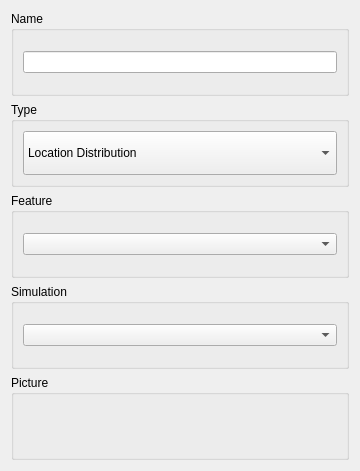
<?xml version="1.0" encoding="UTF-8"?>
<ui version="4.0">
 <class>SeaLabGui::DlgSeaLabFeaturesCreation</class>
 <widget class="QWidget" name="SeaLabGui::DlgSeaLabFeaturesCreation">
  <property name="geometry">
   <rect>
    <x>0</x>
    <y>0</y>
    <width>360</width>
    <height>471</height>
   </rect>
  </property>
  <property name="windowTitle">
   <string>SeaLab Features</string>
  </property>
  <property name="sizeGripEnabled" stdset="0">
   <bool>true</bool>
  </property>
  <layout class="QGridLayout" name="gridLayout">
   <item row="0" column="0">
    <widget class="QGroupBox" name="GroupBox5_3">
     <property name="title">
      <string>Name</string>
     </property>
     <layout class="QGridLayout" name="_3">
      <property name="leftMargin">
       <number>9</number>
      </property>
      <property name="topMargin">
       <number>9</number>
      </property>
      <property name="rightMargin">
       <number>9</number>
      </property>
      <property name="bottomMargin">
       <number>9</number>
      </property>
      <property name="spacing">
       <number>6</number>
      </property>
      <item row="0" column="0">
       <widget class="QLineEdit" name="nameLineEdit"/>
      </item>
     </layout>
    </widget>
   </item>
   <item row="2" column="0">
    <widget class="QGroupBox" name="GroupBox5_4">
     <property name="title">
      <string>Type</string>
     </property>
     <layout class="QGridLayout" name="_5">
      <property name="leftMargin">
       <number>9</number>
      </property>
      <property name="topMargin">
       <number>9</number>
      </property>
      <property name="rightMargin">
       <number>9</number>
      </property>
      <property name="bottomMargin">
       <number>9</number>
      </property>
      <property name="spacing">
       <number>6</number>
      </property>
      <item row="0" column="0">
       <widget class="QComboBox" name="featureTypeComboBox">
        <property name="sizePolicy">
         <sizepolicy hsizetype="Minimum" vsizetype="Preferred">
          <horstretch>0</horstretch>
          <verstretch>0</verstretch>
         </sizepolicy>
        </property>
        <property name="maxVisibleItems">
         <number>16</number>
        </property>
        <item>
         <property name="text">
          <string>Location Distribution</string>
         </property>
         <property name="icon">
          <iconset resource="Resources/SeaLab.qrc">
           <normaloff>:/icons/SeaLabFeatures/SeaLab_Feature_LocationObj.svg</normaloff>:/icons/SeaLabFeatures/SeaLab_Feature_LocationObj.svg</iconset>
         </property>
        </item>
        <item>
         <property name="text">
          <string>Mean Acceleration</string>
         </property>
         <property name="icon">
          <iconset resource="Resources/SeaLab.qrc">
           <normaloff>:/icons/SeaLabFeatures/SeaLab_Feature_MeanObj.svg</normaloff>:/icons/SeaLabFeatures/SeaLab_Feature_MeanObj.svg</iconset>
         </property>
        </item>
        <item>
         <property name="text">
          <string>Frequency Spectrum</string>
         </property>
         <property name="icon">
          <iconset resource="Resources/SeaLab.qrc">
           <normaloff>:/icons/SeaLabFeatures/SeaLab_Feature_FrequencySpectrumObj.svg</normaloff>:/icons/SeaLabFeatures/SeaLab_Feature_FrequencySpectrumObj.svg</iconset>
         </property>
        </item>
        <item>
         <property name="text">
          <string>Directional Spectrum</string>
         </property>
         <property name="icon">
          <iconset resource="Resources/SeaLab.qrc">
           <normaloff>:/icons/SeaLabFeatures/SeaLab_Feature_DirectionalSpectrumObj.svg</normaloff>:/icons/SeaLabFeatures/SeaLab_Feature_DirectionalSpectrumObj.svg</iconset>
         </property>
        </item>
        <item>
         <property name="text">
          <string>Directional Spreading Function</string>
         </property>
         <property name="icon">
          <iconset resource="Resources/SeaLab.qrc">
           <normaloff>:/icons/SeaLabFeatures/SeaLab_Feature_DirectionalSpreadingFunctionObj.svg</normaloff>:/icons/SeaLabFeatures/SeaLab_Feature_DirectionalSpreadingFunctionObj.svg</iconset>
         </property>
        </item>
        <item>
         <property name="text">
          <string>Spectrum Decomposition Method</string>
         </property>
         <property name="icon">
          <iconset resource="Resources/SeaLab.qrc">
           <normaloff>:/icons/SeaLabFeatures/SeaLab_Feature_DecomposedSpectrumObj.svg</normaloff>:/icons/SeaLabFeatures/SeaLab_Feature_DecomposedSpectrumObj.svg</iconset>
         </property>
        </item>
        <item>
         <property name="text">
          <string>Coherence Function</string>
         </property>
         <property name="icon">
          <iconset resource="Resources/SeaLab.qrc">
           <normaloff>:/icons/SeaLabFeatures/SeaLab_Feature_CoherenceObj.svg</normaloff>:/icons/SeaLabFeatures/SeaLab_Feature_CoherenceObj.svg</iconset>
         </property>
        </item>
        <item>
         <property name="text">
          <string>Simulation Method</string>
         </property>
         <property name="icon">
          <iconset resource="Resources/SeaLab.qrc">
           <normaloff>:/icons/SeaLabFeatures/SeaLab_Feature_SimulationMethodObj.svg</normaloff>:/icons/SeaLabFeatures/SeaLab_Feature_SimulationMethodObj.svg</iconset>
         </property>
        </item>
        <item>
         <property name="text">
          <string>Frequency Distribution</string>
         </property>
         <property name="icon">
          <iconset resource="Resources/SeaLab.qrc">
           <normaloff>:/icons/SeaLabFeatures/SeaLab_Feature_FrequencyObj.svg</normaloff>:/icons/SeaLabFeatures/SeaLab_Feature_FrequencyObj.svg</iconset>
         </property>
        </item>
        <item>
         <property name="text">
          <string>Randomness Provider</string>
         </property>
         <property name="icon">
          <iconset resource="Resources/SeaLab.qrc">
           <normaloff>:/icons/SeaLabFeatures/SeaLab_Feature_RandomnessProviderObj.svg</normaloff>:/icons/SeaLabFeatures/SeaLab_Feature_RandomnessProviderObj.svg</iconset>
         </property>
        </item>
        <item>
         <property name="text">
          <string>Modulation Function</string>
         </property>
         <property name="icon">
          <iconset resource="Resources/SeaLab.qrc">
           <normaloff>:/icons/SeaLabFeatures/SeaLab_Feature_ModulationObj.svg</normaloff>:/icons/SeaLabFeatures/SeaLab_Feature_ModulationObj.svg</iconset>
         </property>
        </item>
        <item>
         <property name="text">
          <string>Correlation Function</string>
         </property>
         <property name="icon">
          <iconset resource="Resources/SeaLab.qrc">
           <normaloff>:/icons/SeaLabFeatures/SeaLab_Feature_CorrelationObj.svg</normaloff>:/icons/SeaLabFeatures/SeaLab_Feature_CorrelationObj.svg</iconset>
         </property>
        </item>
        <item>
         <property name="text">
          <string>Table Tool</string>
         </property>
         <property name="icon">
          <iconset resource="Resources/SeaLab.qrc">
           <normaloff>:/icons/SeaLabFeatures/SeaLab_Feature_TableToolObj.svg</normaloff>:/icons/SeaLabFeatures/SeaLab_Feature_TableToolObj.svg</iconset>
         </property>
        </item>
        <item>
         <property name="text">
          <string>Matrix Tool</string>
         </property>
         <property name="icon">
          <iconset resource="Resources/SeaLab.qrc">
           <normaloff>:/icons/SeaLabFeatures/SeaLab_Feature_LocationObj.svg</normaloff>:/icons/SeaLabFeatures/SeaLab_Feature_LocationObj.svg</iconset>
         </property>
        </item>
        <item>
         <property name="text">
          <string>Cumulative Probability Distribution</string>
         </property>
         <property name="icon">
          <iconset resource="Resources/SeaLab.qrc">
           <normaloff>:/icons/SeaLabFeatures/SeaLab_Feature_MatrixToolObj.svg</normaloff>:/icons/SeaLabFeatures/SeaLab_Feature_MatrixToolObj.svg</iconset>
         </property>
        </item>
        <item>
         <property name="text">
          <string>Kurtosis</string>
         </property>
         <property name="icon">
          <iconset resource="Resources/SeaLab.qrc">
           <normaloff>:/icons/SeaLabFeatures/SeaLab_Feature_KurtosisObj.svg</normaloff>:/icons/SeaLabFeatures/SeaLab_Feature_KurtosisObj.svg</iconset>
         </property>
        </item>
        <item>
         <property name="text">
          <string>Peak Factor</string>
         </property>
         <property name="icon">
          <iconset resource="Resources/SeaLab.qrc">
           <normaloff>:/icons/SeaLabFeatures/SeaLab_Feature_PeakFactorObj.svg</normaloff>:/icons/SeaLabFeatures/SeaLab_Feature_PeakFactorObj.svg</iconset>
         </property>
        </item>
        <item>
         <property name="text">
          <string>Probability Density Function</string>
         </property>
         <property name="icon">
          <iconset resource="Resources/SeaLab.qrc">
           <normaloff>:/icons/SeaLabFeatures/SeaLab_Feature_PDFObj.svg</normaloff>:/icons/SeaLabFeatures/SeaLab_Feature_PDFObj.svg</iconset>
         </property>
        </item>
        <item>
         <property name="text">
          <string>Shear Velocity of Flow</string>
         </property>
         <property name="icon">
          <iconset resource="Resources/SeaLab.qrc">
           <normaloff>:/icons/SeaLabFeatures/SeaLab_Feature_ShearVelocityObj.svg</normaloff>:/icons/SeaLabFeatures/SeaLab_Feature_ShearVelocityObj.svg</iconset>
         </property>
        </item>
        <item>
         <property name="text">
          <string>Skewness</string>
         </property>
         <property name="icon">
          <iconset resource="Resources/SeaLab.qrc">
           <normaloff>:/icons/SeaLabFeatures/SeaLab_Feature_SkewnessObj.svg</normaloff>:/icons/SeaLabFeatures/SeaLab_Feature_SkewnessObj.svg</iconset>
         </property>
        </item>
        <item>
         <property name="text">
          <string>Standard Deviation</string>
         </property>
         <property name="icon">
          <iconset resource="Resources/SeaLab.qrc">
           <normaloff>:/icons/SeaLabFeatures/SeaLab_Feature_StandardDeviationObj.svg</normaloff>:/icons/SeaLabFeatures/SeaLab_Feature_StandardDeviationObj.svg</iconset>
         </property>
        </item>
        <item>
         <property name="text">
          <string>Variance</string>
         </property>
         <property name="icon">
          <iconset resource="Resources/SeaLab.qrc">
           <normaloff>:/icons/SeaLabFeatures/SeaLab_Feature_VarianceObj.svg</normaloff>:/icons/SeaLabFeatures/SeaLab_Feature_VarianceObj.svg</iconset>
         </property>
        </item>
        <item>
         <property name="text">
          <string>Wave Passage Effect</string>
         </property>
         <property name="icon">
          <iconset resource="Resources/SeaLab.qrc">
           <normaloff>:/icons/SeaLabFeatures/SeaLab_Feature_WavePassageObj.svg</normaloff>:/icons/SeaLabFeatures/SeaLab_Feature_WavePassageObj.svg</iconset>
         </property>
        </item>
        <item>
         <property name="text">
          <string>User Defined RPS Feature</string>
         </property>
         <property name="icon">
          <iconset resource="Resources/SeaLab.qrc">
           <normaloff>:/icons/SeaLabFeatures/SeaLab_Feature_UserDefinedObj.svg</normaloff>:/icons/SeaLabFeatures/SeaLab_Feature_UserDefinedObj.svg</iconset>
         </property>
        </item>
       </widget>
      </item>
     </layout>
    </widget>
   </item>
   <item row="4" column="0">
    <widget class="QGroupBox" name="GroupBox5_2">
     <property name="title">
      <string>Simulation</string>
     </property>
     <layout class="QGridLayout" name="_4">
      <property name="leftMargin">
       <number>9</number>
      </property>
      <property name="topMargin">
       <number>9</number>
      </property>
      <property name="rightMargin">
       <number>9</number>
      </property>
      <property name="bottomMargin">
       <number>9</number>
      </property>
      <property name="spacing">
       <number>6</number>
      </property>
      <item row="0" column="0">
       <widget class="QComboBox" name="SimulationComboBox"/>
      </item>
     </layout>
    </widget>
   </item>
   <item row="5" column="0">
    <widget class="QGroupBox" name="groupBox_2">
     <property name="title">
      <string>Picture</string>
     </property>
     <layout class="QGridLayout">
      <property name="leftMargin">
       <number>0</number>
      </property>
      <property name="topMargin">
       <number>0</number>
      </property>
      <property name="rightMargin">
       <number>0</number>
      </property>
      <property name="bottomMargin">
       <number>0</number>
      </property>
      <property name="spacing">
       <number>0</number>
      </property>
     </layout>
    </widget>
   </item>
   <item row="3" column="0">
    <widget class="QGroupBox" name="GroupBox5_5">
     <property name="title">
      <string>Feature</string>
     </property>
     <layout class="QGridLayout" name="_6">
      <property name="leftMargin">
       <number>9</number>
      </property>
      <property name="topMargin">
       <number>9</number>
      </property>
      <property name="rightMargin">
       <number>9</number>
      </property>
      <property name="bottomMargin">
       <number>9</number>
      </property>
      <property name="spacing">
       <number>6</number>
      </property>
      <item row="0" column="0">
       <widget class="QComboBox" name="featureComboBox"/>
      </item>
     </layout>
    </widget>
   </item>
  </layout>
 </widget>
 <layoutdefault spacing="6" margin="11"/>
 <resources>
  <include location="Resources/SeaLab.qrc"/>
 </resources>
 <connections/>
</ui>
